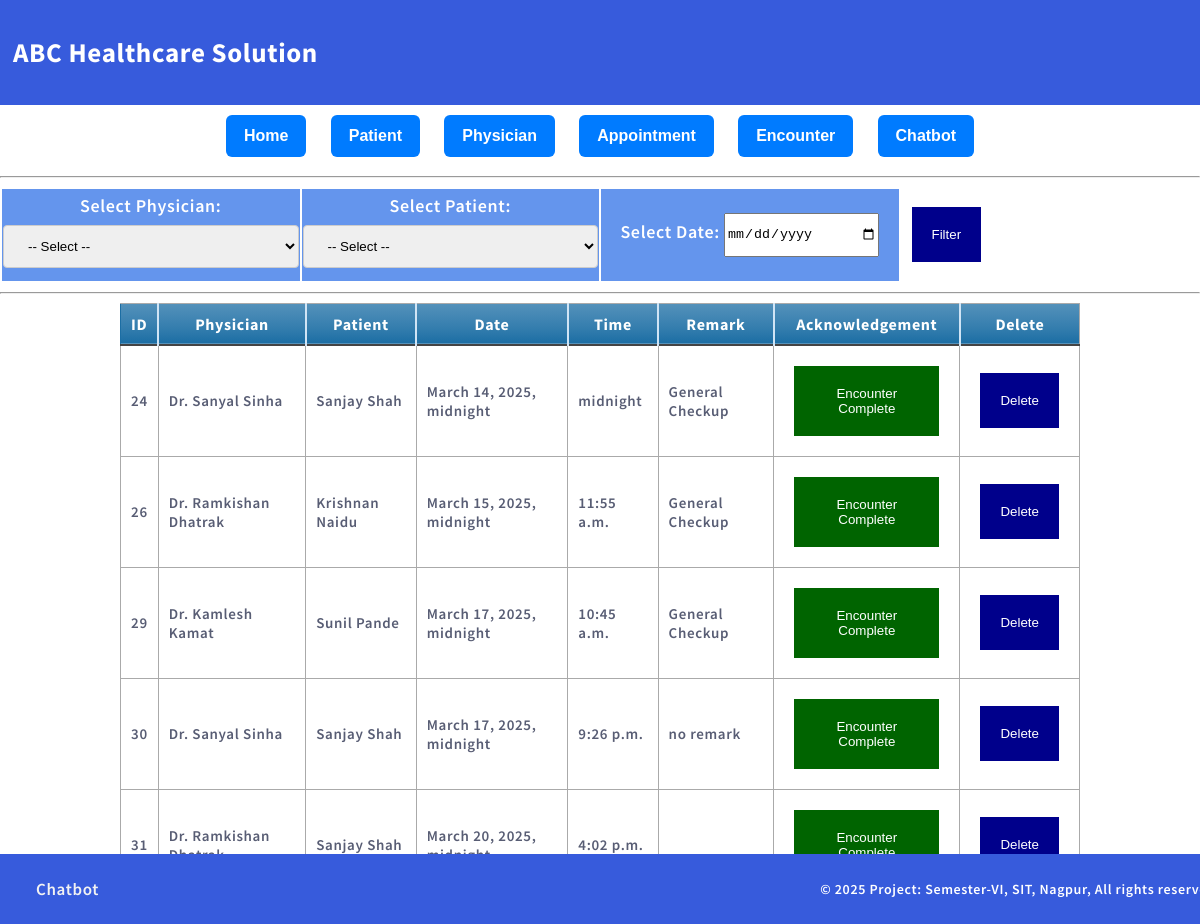
The app's page /appointments/ with its own data.
### members/models.py (models this page shows, shortened)
class Appointment(models.Model):
    date_of_appointment = models.DateTimeField()
    time_of_appointment= models.TimeField()
    patient = models.ForeignKey('members.Patient', on_delete=models.CASCADE)
    physician = models.ForeignKey('members.Member', on_delete=models.CASCADE)
    remark = models.TextField(blank=True, null=True)
    appointment_answer=models.TextField(blank=True, null=True)
    encounter_status = models.BooleanField(default=False)  # This should be present

class Member(models.Model):
    firstname=models.CharField(max_length=255)
    lastname=models.CharField(max_length=255)
    phone=models.IntegerField(null=True)
    joined_date=models.DateField(null=True)
    specialization = models.CharField(max_length=255, blank=True, null=True)
    schedule = models.TextField(max_length=255, blank=True, null=True)
    remark = models.TextField(max_length=255, blank=True, null=True)
    physician_answer=models.TextField(blank=True, null=True)

class Patient(models.Model):
    firstname=models.CharField(max_length=255)
    lastname=models.CharField(max_length=255)
    dob=models.DateField(null=True)
    add=models.CharField(max_length=500)
    phone=models.IntegerField(null=True)
    gender = models.CharField(max_length=10, choices=[('Male', 'Male'), ('Female', 'Female'), ('Other', 'Other')], null=True, blank=True)  # New field

### members/views.py (the view, shortened to what this page needs)
# urls.py: path('appointments/', views.appointment_list, name='appointment_list'),
def appointment_list(request):
    appointments = Appointment.objects.select_related('patient', 'physician').order_by('date_of_appointment')
    print(appointments.count())
    physician_name = request.GET.get('physician', '').strip()
    patient_name = request.GET.get('patient', '').strip()
    appointment_date = request.GET.get('date', '').strip()
    print(physician_name)
    print(patient_name)
    print(appointment_date)
    if physician_name:
        first_name, last_name = split_full_name(physician_name)
        appointments = appointments.filter(
            Q(physician__firstname__icontains=first_name, physician__lastname__icontains=last_name) |
            Q(physician__firstname__icontains=last_name, physician__lastname__icontains=first_name)
        )
    if appointment_date:
        appointments = appointments.filter(date_of_appointment=appointment_date)
    print("Filtered Count:", appointments.count())
    physicians = Member.objects.all()
    patients = Patient.objects.all()
    paginator = Paginator(appointments, 5)  # Show 10 appointments per page
    page_number = request.GET.get('page')
    page_obj = paginator.get_page(page_number)
    context = {
        'appointments': page_obj,
        'physician_name': physician_name,
        'patient_name': patient_name,
        'appointment_date': appointment_date,
        'physicians': physicians,  # Pass physicians list to template
        'patients': patients,  # Pass patients list to templat
    }
    return render(request, 'appointment_list.html', context)
    paginator = Paginator(appointments, 5)  # Show 5 appointments per page
    page_number = request.GET.get('page')
    page_obj = paginator.get_page(page_number)

### members/templates/appointment_list.html (shortened to what this page needs)
{% extends "master.html" %}
{% block content %}
<center>
   <form method="GET">
    <table ><tr><td style="text-align:center;background-color: cornflowerblue;padding-top:5px; padding-bottom:5px;color:white;width:25%;">
    <label for="physician">Select Physician:</label>
    <select name="physician">
        <option value="">-- Select --</option>
        </select></td><td style="text-align:center;background-color: cornflowerblue;padding-top:5px; padding-bottom:5px;color:white;width:25%;">
    <label for="patient">Select Patient:</label>
    <select name="patient">
        <option value="">-- Select --</option>
    </select>
        </td><td style="text-align:center;background-color: cornflowerblue;padding-top:5px; padding-bottom:5px;color:white;width:25%;">
    <label for="date">Select Date:</label>
    <input style="height:40px;width:150px;" type="date" name="date" value="{{ appointment_date }}">
        </td><td >
    <button type="submit">Filter</button>
        </td></tr></table>
</form>
    </center>
<hr>
<div>
<center>
       <table class="blueTable" style="width:80%">
           <thead>
        <tr>
            <th style="text-align:center">ID</th>
            <th style="text-align:center">Physician</th>
            <th style="text-align:center">Patient</th>
            <th style="text-align:center">Date</th>
            <th style="text-align:center">Time</th>
            <th style="text-align:center">Remark</th>
            <th style="text-align:center;">Acknowledgement</th>
            <th style="text-align:center">Delete</th>
        </tr>
           </thead>
        {% for appointment in appointments %}
        <tr>
            <td style="text-align:center">{{ appointment.id }}</td>
            <td>{{ appointment.physician.firstname }} {{ appointment.physician.lastname }}</td>
            <td>{{ appointment.patient.firstname }} {{ appointment.patient.lastname }}</td>
            <td>{{ appointment.date_of_appointment }}</td>
            <td>{{ appointment.time_of_appointment }}</td>
            <td>{{ appointment.remark }}</td>
            <td >{% if appointment.encounter_status %}
                <button disabled style="background-color: darkgreen ">Encounter Complete</button>
            {% else %}
                <button>Acknowledge Appointment</button></td>
            {% endif %}
            <td><button class="delete-btn" data-appointment-id="{{ appointment.id }}">Delete</button></td>
        </tr>
         {% empty %}
            <tr>
                <td colspan="8" style="text-align:center;">No appointments found.</td>
            </tr>
        {% endfor %}
    </table>
        <div class="pagination">
            <span>Page {{ appointments.number }} of {{ appointments.paginator.num_pages }}</span>
            {% if appointments.has_next %}
                <a href="?page={{ appointments.next_page_number }}&physician={{ physician_name }}&patient={{ patient_name }}&date={{ appointment_date }}">Next</a>
            {% endif %}
        </div>
    </center>
</div>
{% endblock %}

### mystaticfiles/mystyles.css (style rules this page uses)
body { margin:0; font: 600 18px 'Source Sans Pro', sans-serif; letter-spacing: 0.64px; color: #585d74; }
button { background-color:darkblue; color:white; border-radius: 5x; padding: 20px; margin : 10px; border:3px; border-color:white; }
a:link, a:visited { color: #375BDC; }
table.blueTable { border: 1px solid #1C6EA4; background-color: White; width: 80%; text-align: left; border-collapse: collapse; }
table.blueTable td, table.blueTable th { border: 1px solid #AAAAAA; padding: 10px 10px; margin:5px; font-size:15px; }
table.blueTable tbody td { font-size: 15px; }
table.blueTable tr:nth-child(even) { background: White; }
table.blueTable thead { background: #1C6EA4; background: -moz-linear-gradient(top, #5592bb 0%, #327cad 66%, #1C6EA4 100%); background: -webkit-linear-gradient(top, #5592bb 0%, #327cad 66%, #1C6EA4 100%); background: linear-gradient(to bottom, #5592bb 0%, #327cad 66%, #1C6EA4 100%); border-bottom: 2px solid #444444; }
table.blueTable thead th { font-size: 16px; font-weight: bold; color: #FFFFFF; border-left: 2px solid #D0E4F5; }
table.blueTable thead th:first-child { border-left: none; }
input[type=text], select { width: 100%; padding: 12px 20px; margin: 8px 0; display: inline-block; border: 1px solid #ccc; border-radius: 4px; box-sizing: border-box; }

### records on screen
Appointment: id "24", physician.firstname "Dr. Sanyal", physician.lastname "Sinha", patient.firstname "Sanjay", patient.lastname "Shah", date_of_appointment "March 14, 2025, midnight", time_of_appointment "midnight", remark "General Checkup", encounter_status "Encounter Complete"
Appointment: id "26", physician.firstname "Dr. Ramkishan", physician.lastname "Dhatrak", patient.firstname "Krishnan", patient.lastname "Naidu", date_of_appointment "March 15, 2025, midnight", time_of_appointment "11:55 a.m.", remark "General Checkup", encounter_status "Encounter Complete"
Appointment: id "29", physician.firstname "Dr. Kamlesh", physician.lastname "Kamat", patient.firstname "Sunil", patient.lastname "Pande", date_of_appointment "March 17, 2025, midnight", time_of_appointment "10:45 a.m.", remark "General Checkup", encounter_status "Encounter Complete"
Appointment: id "30", physician.firstname "Dr. Sanyal", physician.lastname "Sinha", patient.firstname "Sanjay", patient.lastname "Shah", date_of_appointment "March 17, 2025, midnight", time_of_appointment "9:26 p.m.", remark "no remark", encounter_status "Encounter Complete"
Appointment: id "31", physician.firstname "Dr. Ramkishan", patient.firstname "Sanjay", patient.lastname "Shah", date_of_appointment "March 20, 2025,…", time_of_appointment "4:02 p.m.", encounter_status "Encounter Complete"
